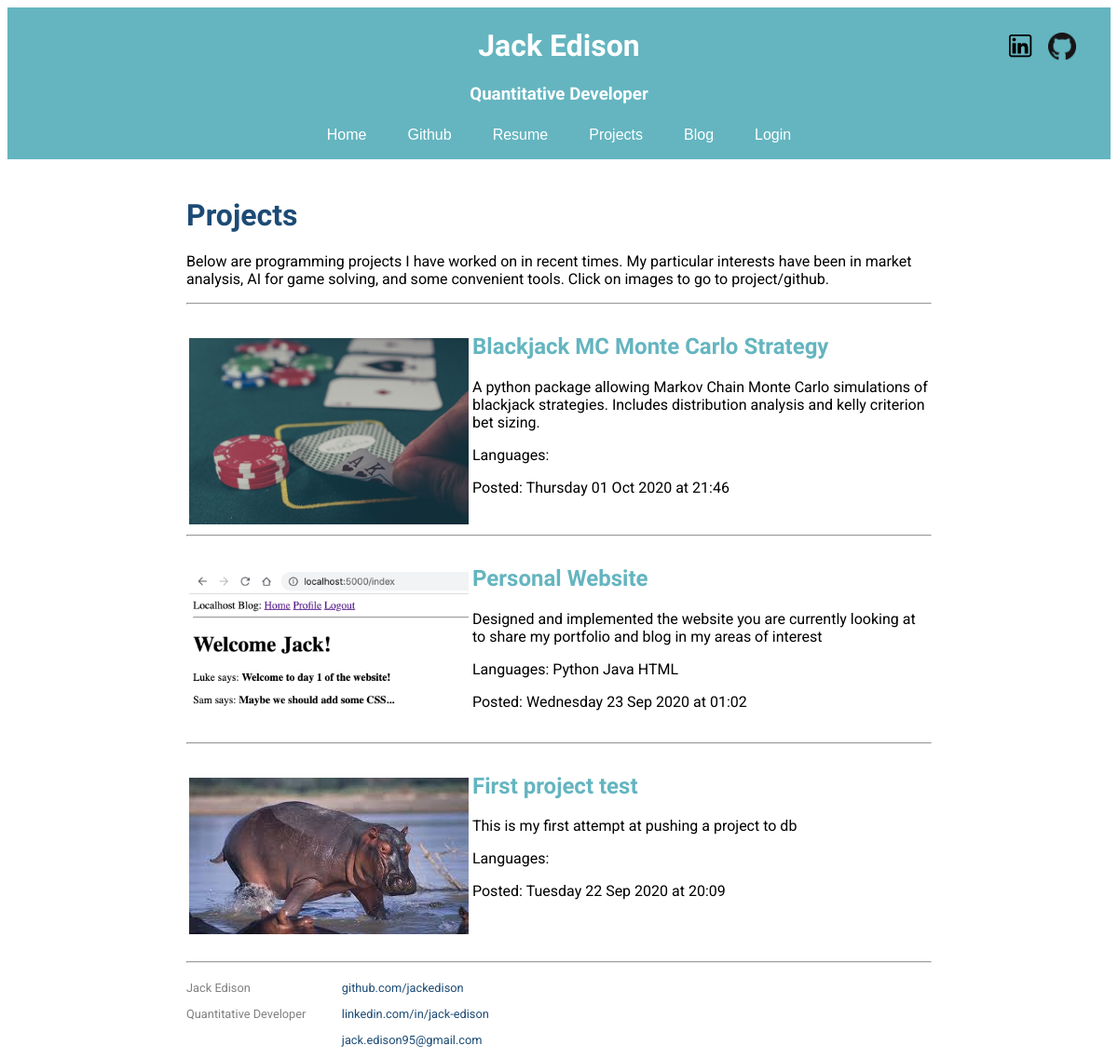
The app's page /projects with its own data.
### my_package/models.py (models this page shows, shortened)
class Projects(db.Model):
    id = db.Column(db.Integer, primary_key=True)
    title = db.Column(db.String(40))
    body = db.Column(db.String(190))
    date = db.Column(db.DateTime, index=True, default=datetime.utcnow)
    img_path = db.Column(db.String(60))  # Path to img
    url_to_link = db.Column(db.String(60))
    key_project = db.Column(db.Boolean)
    languages = db.relationship('Language', backref='author', lazy='dynamic')
    packages = db.relationship('Package', backref='author', lazy='dynamic')
    frameworks = db.relationship('Framework', backref='author', lazy='dynamic')
    categories = db.relationship('Category', backref='author', lazy='dynamic')
    def img(self):
        return '/images/'+self.img_path

class Language(db.Model):
    id = db.Column(db.Integer, primary_key=True)
    project_id = db.Column(db.Integer, db.ForeignKey('projects.id'))
    language = db.Column(db.String(20))

### my_package/routes.py (the view)
@app.route('/projects')  # Page to share my projects
def projects():
    projects = Projects.query.all()  # imported from models
    intro = '''
    Below are programming projects I have worked on in recent times. My
    particular interests have been in market analysis, AI for game solving,
    and some convenient tools. Click on images to go to project/github.'''
    return render_template('projects.html', intro=intro, projects=projects)

### my_package/routes.py (called while the page is built)
@app.before_request
def before_request():
    if current_user.is_authenticated:  # if user is logged in
        current_user.last_seen = datetime.utcnow()
        db.session.commit()

### my_package/templates/projects.html (shortened to what this page needs)
{% extends "base.html" %}
{% block content %}
<div class="container">
    <div class="project-page">
    <h1>Projects</h1>
    <p>{{ intro }}</p>
        {% for project in projects|reverse %}
            <hr>
            <table>
                <tr valign="top">
                    <td>
                        <a href="{{ project.url_to_link }}" target="_blank">
                            <img src="{{ url_for('static', filename=project.img()) }}"
                            class="project_image"
                            alt="{{ project.title }}"/>
                        </a>
                    </td>
                    <td>
                        <a href="{{ project.url_to_link }}" target="_blank">
                            <h2>{{ project.title }}</h2>
                        </a>
                        <p>{{ project.body }}</p>
                        <p>Languages:
                            {% for language in project.languages %}
                                {{ language.language }}
                            {% endfor %}
                        </p>
                        <p> Posted: {{ project.date.strftime('%A %d %b %Y at %H:%M') }}</p>
                    </td>
                </tr>
            </table>
        {% endfor %}
    </div>
    </div>
{% endblock %}

### my_package/static/css/main.css (style rules this page uses)
.container { padding-top: 10px; margin-left: auto; margin-right: auto; max-width: 800px; font-family: 'Roboto', sans-serif; color: black; }
h1 { font-family: 'Open Sans', sans-serif; color: rgb(28, 75, 117); }
h2, h3, h4, h5, h6 { font-family: 'Open Sans', sans-serif; color: rgb(100, 181, 192); }
p, div { font-family: 'Roboto', sans-serif; }
.container a:link { color: rgb(28, 75, 117); text-decoration: none; }
body { background-color: rgb(255, 255, 255); }
.project_image { float: left; max-width:300px; width: auto; height: auto; margin-top: 25px; }

### records on screen
Projects: img_path (picture), title "Blackjack MC Monte Carlo Strategy", body "A python package allowing Markov Chain Monte Carlo simulations of blackjack strategies. Includes distribution analysis and kelly criterion bet sizing.", date "Thursday 01 Oct 2020 at 21:46"
Projects: img_path (picture), title "Personal Website", body "Designed and implemented the website you are currently looking at to share my portfolio and blog in my areas of interest", date "Wednesday 23 Sep 2020 at 01:02"
Language: language "Python"
Language: language "Java"
Language: language "HTML"
Projects: img_path (picture), title "First project test", body "This is my first attempt at pushing a project to db", date "Tuesday 22 Sep 2020 at 20:09"
